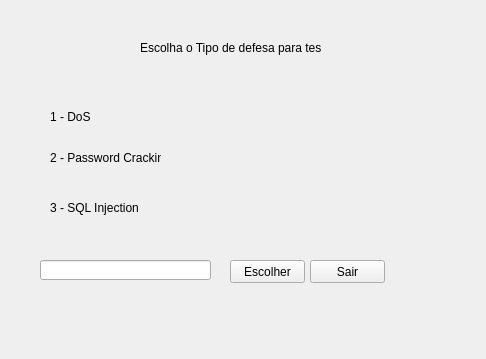
<?xml version="1.0" encoding="UTF-8"?>
<ui version="4.0">
 <class>MainWindow</class>
 <widget class="QMainWindow" name="MainWindow">
  <property name="geometry">
   <rect>
    <x>0</x>
    <y>0</y>
    <width>486</width>
    <height>359</height>
   </rect>
  </property>
  <property name="windowTitle">
   <string>Simulador de Defesa Cibernética</string>
  </property>
  <widget class="QWidget" name="centralwidget">
   <widget class="QLabel" name="LableTitle">
    <property name="geometry">
     <rect>
      <x>140</x>
      <y>40</y>
      <width>181</width>
      <height>16</height>
     </rect>
    </property>
    <property name="text">
     <string>Escolha o Tipo de defesa para testar</string>
    </property>
   </widget>
   <widget class="QLabel" name="label">
    <property name="geometry">
     <rect>
      <x>50</x>
      <y>110</y>
      <width>47</width>
      <height>13</height>
     </rect>
    </property>
    <property name="text">
     <string>1 - DoS</string>
    </property>
   </widget>
   <widget class="QLabel" name="label_2">
    <property name="geometry">
     <rect>
      <x>50</x>
      <y>150</y>
      <width>111</width>
      <height>16</height>
     </rect>
    </property>
    <property name="text">
     <string>2 - Password Cracking</string>
    </property>
   </widget>
   <widget class="QLabel" name="label_3">
    <property name="geometry">
     <rect>
      <x>50</x>
      <y>200</y>
      <width>91</width>
      <height>16</height>
     </rect>
    </property>
    <property name="text">
     <string>3 - SQL Injection</string>
    </property>
   </widget>
   <widget class="QLineEdit" name="inputChoice">
    <property name="geometry">
     <rect>
      <x>40</x>
      <y>260</y>
      <width>171</width>
      <height>20</height>
     </rect>
    </property>
   </widget>
   <widget class="QPushButton" name="btnChoice">
    <property name="geometry">
     <rect>
      <x>230</x>
      <y>260</y>
      <width>75</width>
      <height>23</height>
     </rect>
    </property>
    <property name="text">
     <string>Escolher</string>
    </property>
   </widget>
   <widget class="QPushButton" name="btnClose">
    <property name="geometry">
     <rect>
      <x>310</x>
      <y>260</y>
      <width>75</width>
      <height>23</height>
     </rect>
    </property>
    <property name="text">
     <string>Sair</string>
    </property>
   </widget>
  </widget>
 </widget>
 <resources/>
 <connections/>
</ui>
